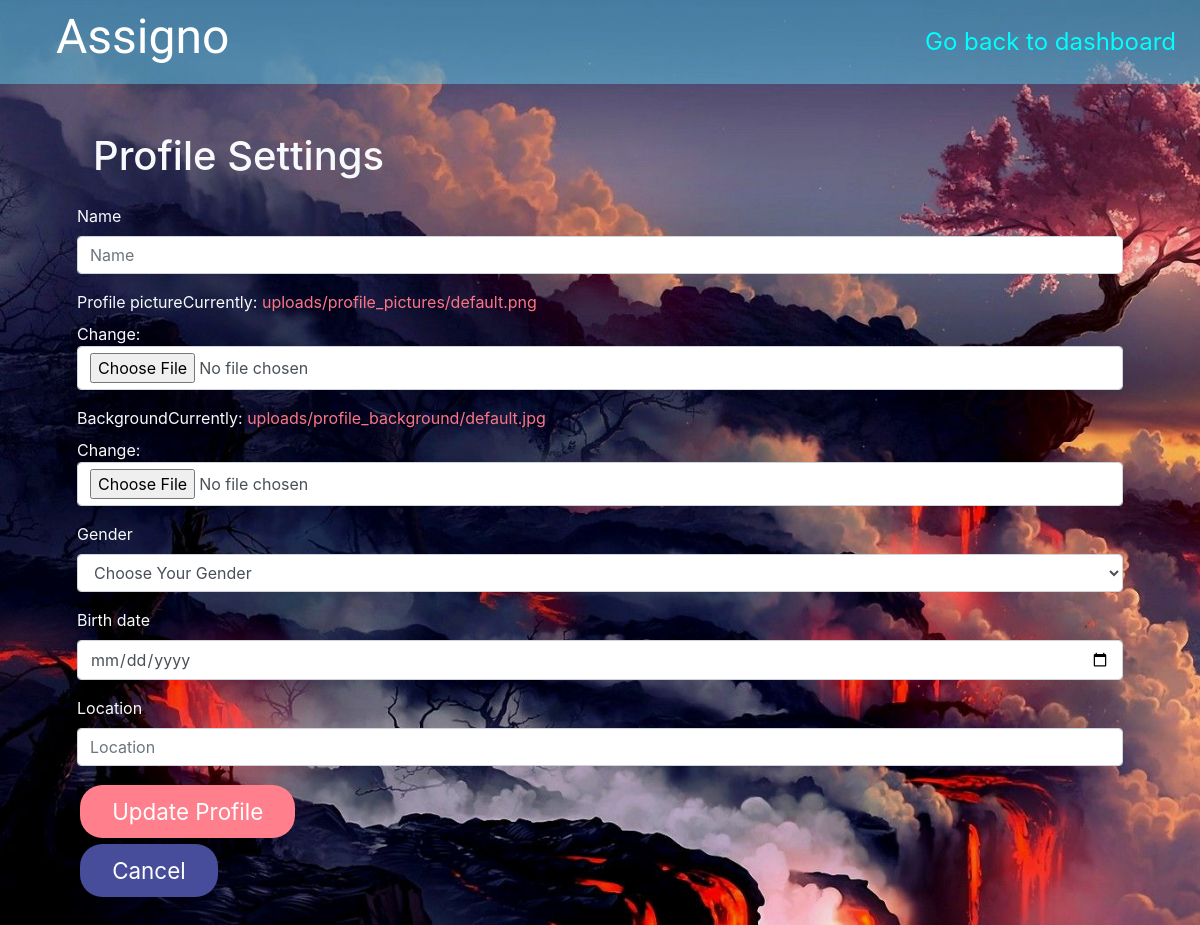
Page /user/profile/ (signed in) on the earlier database version.
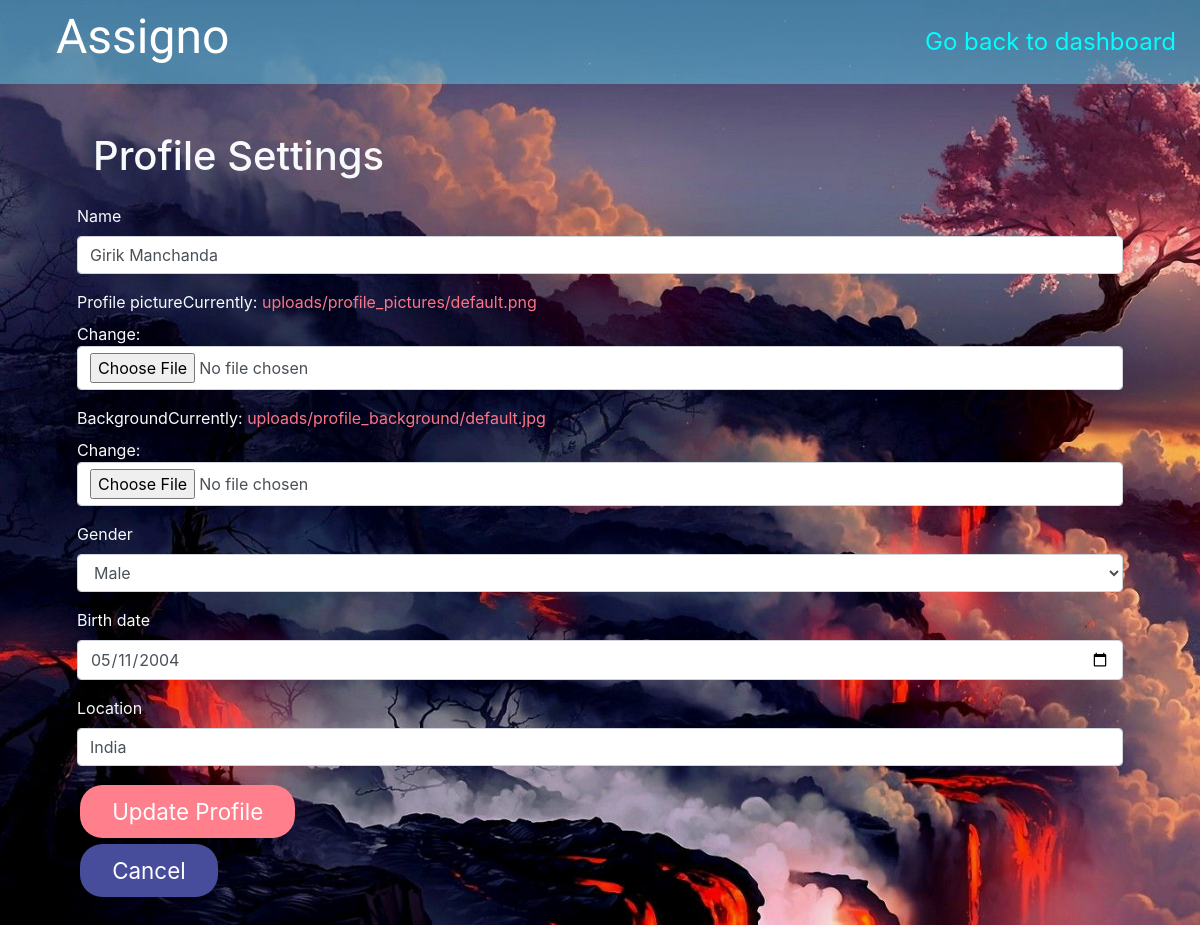
Same page on the later database version.
### dashboard/models.py (models this page shows, shortened)
class user_profile(models.Model):
    user = models.OneToOneField(User, primary_key=True, related_name='profile', on_delete=models.CASCADE)
    name = models.CharField(max_length = 150, null=True)
    profile_picture = models.ImageField(upload_to='uploads/profile_pictures', default='uploads/profile_pictures/default.png')
    background = models.ImageField(upload_to='uploads/profile_background', default='uploads/profile_background/default.jpg')
    GENDER_CHOICES = (
        ('', 'Choose Your Gender'),
        ('Male', 'Male'),
        ('Female', 'Female'),
        ('Rather Not Say', 'Rather Not Say')
    )
    gender = models.CharField(max_length=14, choices=GENDER_CHOICES, null=True)
    birth_date = models.DateField(null=True)
    location = models.CharField(max_length = 150, null=True)

### dashboard/views.py (the view)
# urls.py: path('user/profile/', views.profile_edit_view, name='edit-user-profile'),
@login_required
def profile_edit_view(request):
    profile = request.user.profile
    form = forms.profile_form(instance=profile)
    if request.method == 'POST':
        form = forms.profile_form(request.POST, request.FILES, instance=profile)
        if form.is_valid():
            form.save()
            return redirect('dashboard:home')
    context = {'form': form}
    return render(request, 'social/profile_edit.html', context)

### dashboard/forms.py
class profile_form(forms.ModelForm):
    class Meta:
        model = models.user_profile
        fields = ('name','profile_picture', 'background', 'gender', 'birth_date', 'location')
        widgets = {
            'birth_date': widgets.DateInput(attrs={'type': 'date'})
        }

### templates/social/profile_edit.html (shortened to what this page needs)
{% extends "account/base.html" %}
{% load bootstrap4 %}
{% load static %}
{% block content %}
<div class="container">
    <div class="form-container text-light">
        <div class="spacer"><h1 class="title">Profile Settings</h1></div>
        <form method="POST" class="text-balancer" enctype="multipart/form-data">
            {% bootstrap_form form %}
            <input type="submit" value="Update Profile" class="blue-btn color-red-btn btn-enlarger">
        </form>
        <a href="{% url 'dashboard:home' %}"><button class="blue-btn btn-enlarger">Cancel </button></a>
    </div>
</div>
{% endblock content %}

### templates/account/base.html (shortened to what this page needs)
{% load static %}
<!DOCTYPE html>
<html>
  <head>
    <link rel="stylesheet" href="https://maxcdn.bootstrapcdn.com/bootstrap/4.0.0/css/bootstrap.min.css">
    <link rel="stylesheet" href="{% static 'css/dashboard/toolkit.css' %}">
    <link rel="stylesheet" href="{% static 'css/base/style.css' %}">
  </head>
  <body>
    {% include "account/snippets/header.html" %}
    {% block body %}
    {% block content %}{% endblock %}
    {% endblock %}
  </body>
</html>

### templates/account/snippets/header.html
<div class="header">
    <div class="greetings"><h1>Assigno</h1></div>
    <div class="right-content">{% if user.is_authenticated %}<a href="{% url 'dashboard:home' %}">Go back to dashboard</a>{% endif %}</div>
</div>

### static_in_venv/css/dashboard/toolkit.css (style rules this page uses)
* { box-sizing: border-box; }
.blue-btn { border: none; border-radius: 1em; background-color: #474d9b; font-size: 1.4rem; padding: 0.6rem 1rem; margin: 0.2rem; transition: 1s; }
.btn-enlarger { font-size: 1.4rem; padding: 0.6rem 2rem; color: white; }
.color-red-btn { background-color: #ff7f8d; }
.spacer { padding: 1rem; }
.form-container { padding: 2rem; width: 100%; height: auto; }
.text-balancer { font-size: 1rem; }
.text-balancer a { color: #fc7585; }

### static_in_venv/css/base/style.css (style rules this page uses)
body { color: white; }
a { color: #fc7585; }
.header { width: 100%; height: auto; padding: 0.5rem; background-color: #5edfff70; display: flex; flex-direction: row; }
.greetings { font-family: 'Lobster', cursive; margin-left: 3rem; width: 50%; }
.greetings h1 { font-size: 3rem; }
.right-content { display: flex; justify-content: end; padding: 1rem; width: 50%; }
.right-content a { font-size: 1.5rem; color: aqua; }

Differences in the rows shown:
changed user_profile: name (not shown) → "Girik Manchanda"; gender "Choose Your Gender" → "Male"; birth_date (not shown) → "05/11/2004"; location (not shown) → "India"
